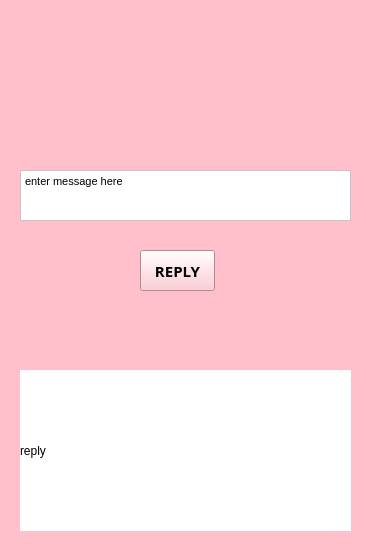
<?xml version="1.0" encoding="UTF-8"?>
<ui version="4.0">
 <class>MainWindow</class>
 <widget class="QMainWindow" name="MainWindow">
  <property name="geometry">
   <rect>
    <x>0</x>
    <y>0</y>
    <width>366</width>
    <height>556</height>
   </rect>
  </property>
  <property name="windowTitle">
   <string>MainWindow</string>
  </property>
  <property name="styleSheet">
   <string notr="true">background-color:pink</string>
  </property>
  <widget class="QWidget" name="centralwidget">
   <widget class="QTextEdit" name="textEdit">
    <property name="geometry">
     <rect>
      <x>20</x>
      <y>170</y>
      <width>331</width>
      <height>51</height>
     </rect>
    </property>
    <property name="styleSheet">
     <string notr="true">background-color:white;</string>
    </property>
    <property name="html">
     <string>&lt;!DOCTYPE HTML PUBLIC &quot;-//W3C//DTD HTML 4.0//EN&quot; &quot;http://www.w3.org/TR/REC-html40/strict.dtd&quot;&gt;
&lt;html&gt;&lt;head&gt;&lt;meta name=&quot;qrichtext&quot; content=&quot;1&quot; /&gt;&lt;style type=&quot;text/css&quot;&gt;
p, li { white-space: pre-wrap; }
&lt;/style&gt;&lt;/head&gt;&lt;body style=&quot; font-family:'MS Shell Dlg 2'; font-size:8.25pt; font-weight:400; font-style:normal;&quot;&gt;
&lt;p style=&quot; margin-top:0px; margin-bottom:0px; margin-left:0px; margin-right:0px; -qt-block-indent:0; text-indent:0px;&quot;&gt;enter message here&lt;/p&gt;
&lt;p style=&quot;-qt-paragraph-type:empty; margin-top:0px; margin-bottom:0px; margin-left:0px; margin-right:0px; -qt-block-indent:0; text-indent:0px;&quot;&gt;&lt;br /&gt;&lt;/p&gt;&lt;/body&gt;&lt;/html&gt;</string>
    </property>
   </widget>
   <widget class="QPushButton" name="pushButton">
    <property name="geometry">
     <rect>
      <x>140</x>
      <y>250</y>
      <width>75</width>
      <height>41</height>
     </rect>
    </property>
    <property name="font">
     <font>
      <family>Segoe Script</family>
      <pointsize>11</pointsize>
      <weight>75</weight>
      <bold>true</bold>
     </font>
    </property>
    <property name="text">
     <string>REPLY</string>
    </property>
   </widget>
   <widget class="QLabel" name="label">
    <property name="geometry">
     <rect>
      <x>20</x>
      <y>370</y>
      <width>331</width>
      <height>161</height>
     </rect>
    </property>
    <property name="styleSheet">
     <string notr="true">background-color:white;</string>
    </property>
    <property name="text">
     <string>reply</string>
    </property>
   </widget>
   <widget class="QLabel" name="label_2">
    <property name="geometry">
     <rect>
      <x>120</x>
      <y>30</y>
      <width>121</width>
      <height>111</height>
     </rect>
    </property>
    <property name="text">
     <string/>
    </property>
    <property name="pixmap">
     <pixmap>14134081Untitled-3-512.png</pixmap>
    </property>
    <property name="scaledContents">
     <bool>true</bool>
    </property>
   </widget>
  </widget>
 </widget>
 <resources/>
 <connections/>
</ui>
